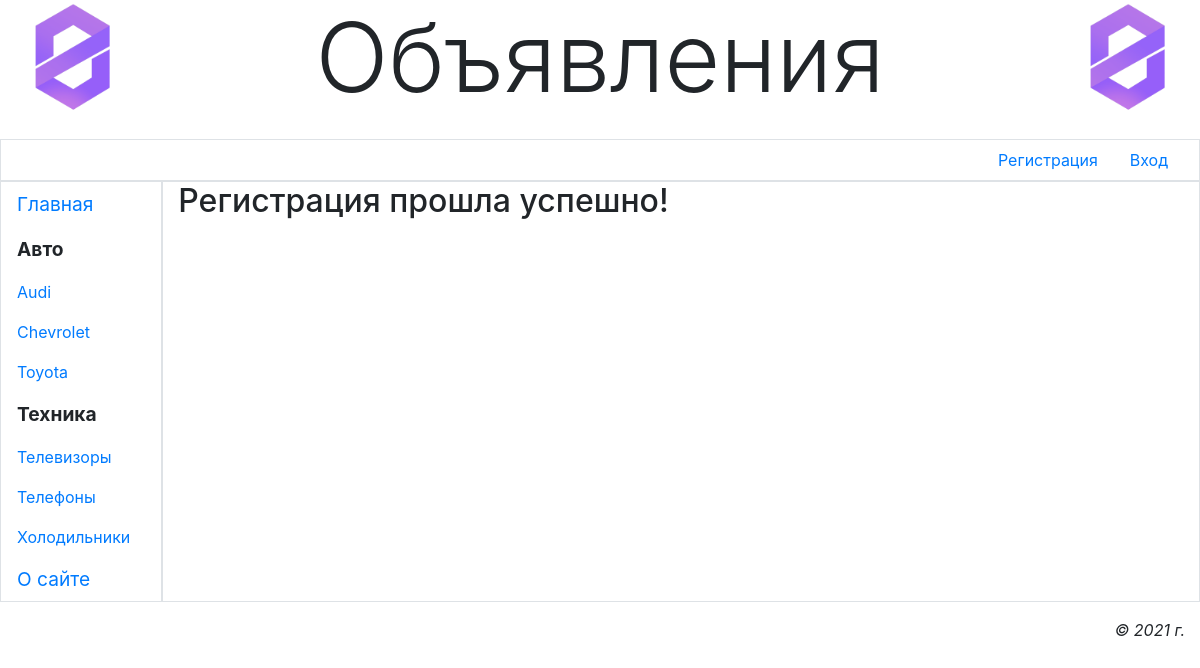
Page /main/register_done/ on the committed database.
### main/models.py (models this page shows)
class Rubric(models.Model):
    name = models.CharField(max_length=20, db_index=True, unique=True, verbose_name='Наименование')
    order = models.SmallIntegerField(default=0, db_index=True, verbose_name='Порядок')
    super_rubric = models.ForeignKey('SuperRubric', on_delete=models.PROTECT, null=True, blank=True,
                                     verbose_name='Надрубрика')

### main/views.py (the view)
# urls.py: path('register_done/', RegisterDoneView.as_view(), name='register_done'),
class RegisterDoneView(TemplateView):
    template_name = 'main/register_done.html'

### main/models.py (called while the page is built)
    def get_queryset(self):
        return super().get_queryset().filter(super_rubric__isnull=False)

### main/templates/main/register_done.html (shortened to what this page needs)
{% extends 'layout/basic.html' %}
{% block content %}
    <h2>Регистрация прошла успешно!</h2>
{% endblock %}

### main/templates/layout/basic.html (shortened to what this page needs)
{% load bootstrap4 %}
{% load static %}
<!DOCTYPE html>
<html lang="ru">
	<head>
		{% bootstrap_css %}
		<link rel="stylesheet" type="text/css" href="{% static 'main/style.css' %}">
        <link rel="stylesheet" href="https://cdn.jsdelivr.net/npm/bootstrap@4.6.0/dist/css/bootstrap.min.css">
	</head>
	<body class="container-fluid">
		<header class="mb-4">
			<h1 class="display-1 text-center">Объявления</h1>
		</header>
		<div class="row">
			<ul class="col nav justify-content-end border">
				<li class="nav-item">
					<a class="nav-link" href="{% url 'register' %}">Регистрация</a>
				</li>
                {% if user.is_authenticated %}
				<li class="nav-item dropdown">
					<a class="nav-link dropdown-toggle" data-toggle="dropdown" href="#" role="button">Профиль</a>
					<div class="dropdown-menu">
						<a class="dropdown-item" href="{% url 'profile' %}">Moи объявления</a>
						<a class="dropdown-item" href="{% url 'profile_bb_add' %}">Добаить объявление</a>
						<a class="dropdown-item" href="{% url 'info_change' %}">Изменить личные данные</a>
						<a class="dropdown-item" href="{% url 'password_change' %}">Изменить пароль</a>
						<div class="dropdown-divider"></div>
						<a class="dropdown-item" href="{% url 'logout' %}">Выйти</a>
						<div class="dropdown-divider"></div>
						<a class="dropdown-item" href="{% url 'delete_user' %}">Удалить</a>
					</div>
				</li>
                {% else %}
				<li class="nav-item"><a class="nav-link" href="{% url 'login' %}">Bxoд</a></li>
                {% endif %}
			</ul>
		</div>
		<div class="row">
			<nav class="col-md-auto nav flex-column border">
				<a class="nav-link root" href="{% url 'index' %}">Главная</a>
                {% for rubric in rubrics %}
                {% ifchanged rubric.super_rubric.pk %}
                <span class="nav-link root font-weight-bold">
                {{ rubric.super_rubric.name }}
                </span>
                {% endifchanged %}
                <a class="nav-link" href="{% url 'by_rubric' pk=rubric.pk %}">{{ rubric.name }}</a>
                {% endfor %}
				<a class="nav-link root" href="{% url 'other' page='about' %}">О сайте</a>
			</nav>
			<section class="col border ру-2">
				{% block content %}{% endblock %}
			</section>
		</div>
		<footer class="mt-3">
			<p class="text-right font-italic">&copy; 2021 г.</p>
		</footer>
	</body>
</html>

### main/static/main/style.css (style rules this page uses)
header h1 { background: url("bg.jpg") left / auto 100% no-repeat, url("bg.jpg") right / auto 100% no-repeat; }
.root { font-size: larger; }

### rows in the picture
Rubric: super_rubric.name "Авто", name "Audi"
Rubric: name "Chevrolet"
Rubric: name "Toyota"
Rubric: super_rubric.name "Техника", name "Телевизоры"
Rubric: name "Телефоны"
Rubric: name "Холодильники"
